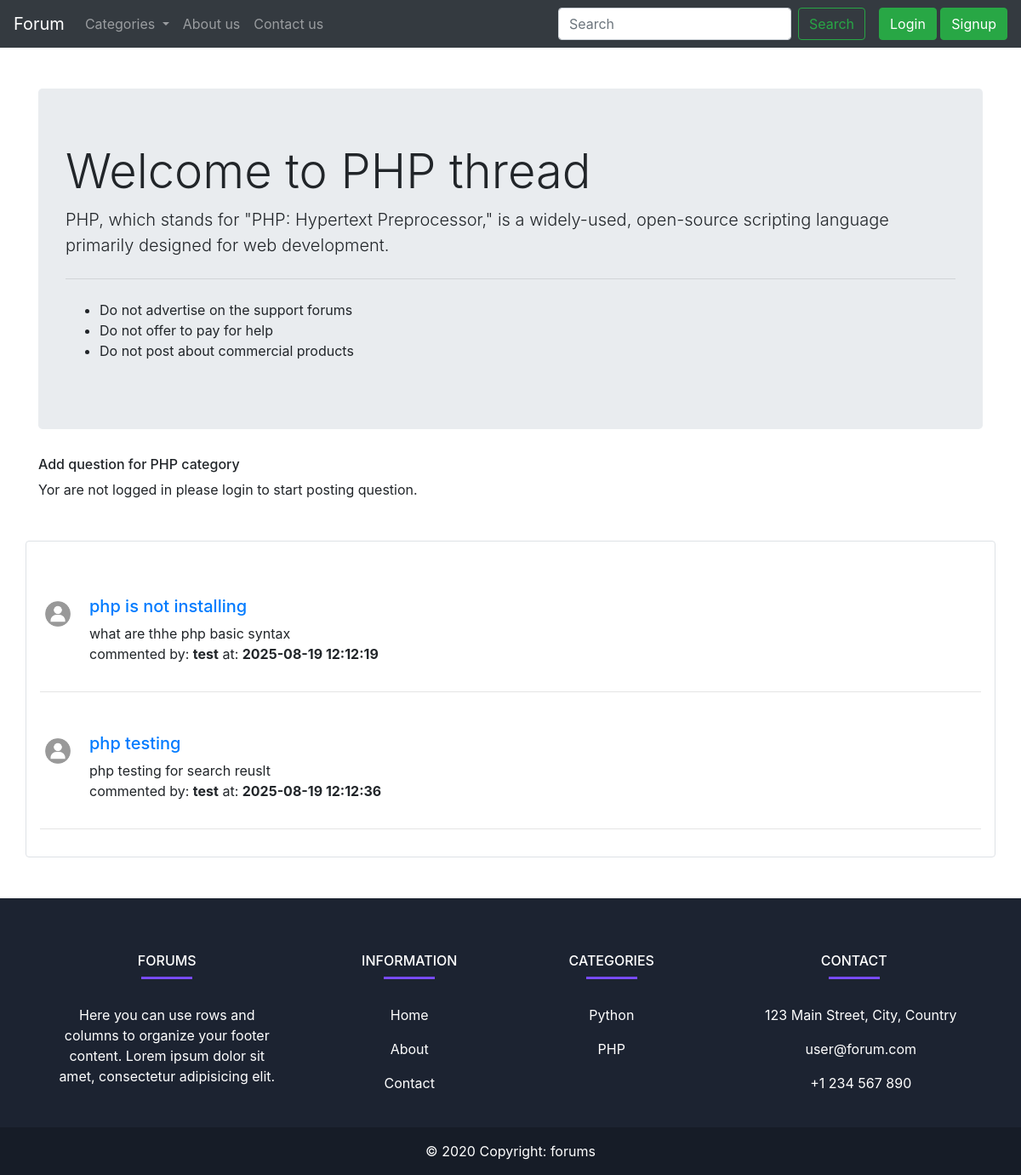
Screenshot of /threadlist.php?cat_id=2 with the database file from the repository.
### tables this page shows
CREATE TABLE IF NOT EXISTS `categories` (
  `categories_id` int NOT NULL AUTO_INCREMENT,
  `categories_name` varchar(255) NOT NULL,
  `categories_description` varchar(255) NOT NULL,
  `created_date` datetime NOT NULL DEFAULT CURRENT_TIMESTAMP,
  PRIMARY KEY (`categories_id`)
);

CREATE TABLE IF NOT EXISTS `questions` (
  `ques_id` int NOT NULL AUTO_INCREMENT,
  `ques_title` varchar(255) NOT NULL,
  `ques_desc` text NOT NULL,
  `ques_cat_id` int NOT NULL,
  `ques_user_id` int NOT NULL,
  `ques_cr_time` datetime NOT NULL DEFAULT CURRENT_TIMESTAMP,
  PRIMARY KEY (`ques_id`)
);

CREATE TABLE IF NOT EXISTS `users` (
  `srno` int NOT NULL AUTO_INCREMENT,
  `username` varchar(30) NOT NULL,
  `email` varchar(30) NOT NULL,
  `password` varchar(255) NOT NULL,
  `created_date` datetime NOT NULL DEFAULT CURRENT_TIMESTAMP,
  PRIMARY KEY (`srno`)
);

### threadlist.php (the view, shortened to what this page needs)
<?php
include 'partial/_db_connection.php';
$cat_id = $_GET['cat_id'];
$sql = "SELECT * FROM `categories` WHERE `categories_id` = '$cat_id'";
$result = mysqli_query($conn,$sql);
while ($rows = mysqli_fetch_assoc($result)) {
    $categories_name = $rows['categories_name'];
    $categories_desc = $rows['categories_description'];
}
?>
<!doctype html>
<html lang="en">
<head>
    <link rel="stylesheet" href="https://cdn.jsdelivr.net/npm/bootstrap@4.4.1/dist/css/bootstrap.min.css"
>
    <link rel="stylesheet" href="style.css">
</head>
<body>
    <?php
    include 'partial/_header.php' ;
    ?>
    <div class="container mt-5">
        <div class="jumbotron">
            <h1 class="display-4">Welcome to <?php echo $categories_name ?> thread</h1>
            <p class="lead"><?php echo $categories_desc ?></p>
            <hr class="my-4">
            <p><ul>
                <li>Do not advertise on the support forums</li>
                 <li>Do not offer to pay for help</li>
                  <li>Do not post about commercial products</li>
            </ul>
        </div>
    </div>
    <div class="container">
        <h6>Add question for <?php echo $categories_name ?> category</h6>
        <?php
         if(isset($_SESSION['username']) && $_SESSION['username']== true){
      echo '<form action="'.$_SERVER["PHP_SELF"].'" method="POST">
  <div class="form-group">
  <input type="hidden" value="'.$_GET['cat_id'].'" name="cat_id">
    <input type="hidden" value="'.$_SESSION['user_id'].'" name="ques_user_id">
    <label for="ques_title"></label>
    <input type="text" class="form-control" id="ques_title" aria-describedby="emailHelp" name="ques_title" placeholder="Enter question title">
    <small id="ques_title" class="form-text text-muted">Enter question title in short.</small>
  </div>
  <div class="form-group">
    <label for="ques_desc">Example textarea</label>
    <textarea class="form-control" id="ques_desc" rows="3" name="ques_desc"></textarea>
  </div>
  <button type="submit" class="btn btn-success">Submit</button>
</form>';
         }
         else {
            echo "Yor are not logged in please login to start posting question.";
         }
?>
    </div>
    <div class="container mt-5 border p-3 rounded">
    <?php
    $sql = "SELECT * FROM questions WHERE `ques_cat_id` = '$cat_id'";
    $result = mysqli_query($conn,$sql);
    while ($rows = mysqli_fetch_assoc($result)) {
        $ques_fetch_id = $rows['ques_id'];
        $ques_fetch_title = $rows['ques_title'];
        $ques_fetch_desc = $rows['ques_desc'];
        $ques_time = $rows['ques_cr_time'];
        $ques_user_id = $rows['ques_user_id'];
         $sql2 = "SELECT * FROM users WHERE `srno` = '$ques_user_id'";
       $result2 = mysqli_query($conn,$sql2);
       $rows2 = mysqli_fetch_assoc($result2);
           echo '
        <div class="media mt-5">
            <img src="images/user-profile.jpg" width="42px" class="mr-3" alt="user profile">
            <div class="media-body">
                <h5 class="mt-0"><a href="thread.php?question_id='.$ques_fetch_id.'">'.$ques_fetch_title.'</a></h5>
                '.$ques_fetch_desc.'
                  <p>commented by: <b>'.$rows2['username'] .'</b> at: <b>'.$ques_time.'</b></p>
            </div>
        </div>
         <hr>';
    }
        ?>
    </div>
    <?php include 'partial/_footer.php' ?>
</body>
</html>

### rows the page displays
categories: categories_name "PHP", categories_description "PHP, which stands for \"PHP: Hypertext Preprocessor,\" is a widely-used, open-source scripting language primarily designed for web development."
questions: ques_title "php is not installing", ques_desc "what are thhe php basic syntax", users.username "test", ques_cr_time "2025-08-19 12:12:19"
questions: ques_title "php testing", ques_desc "php testing for search reuslt", users.username "test", ques_cr_time "2025-08-19 12:12:36"
